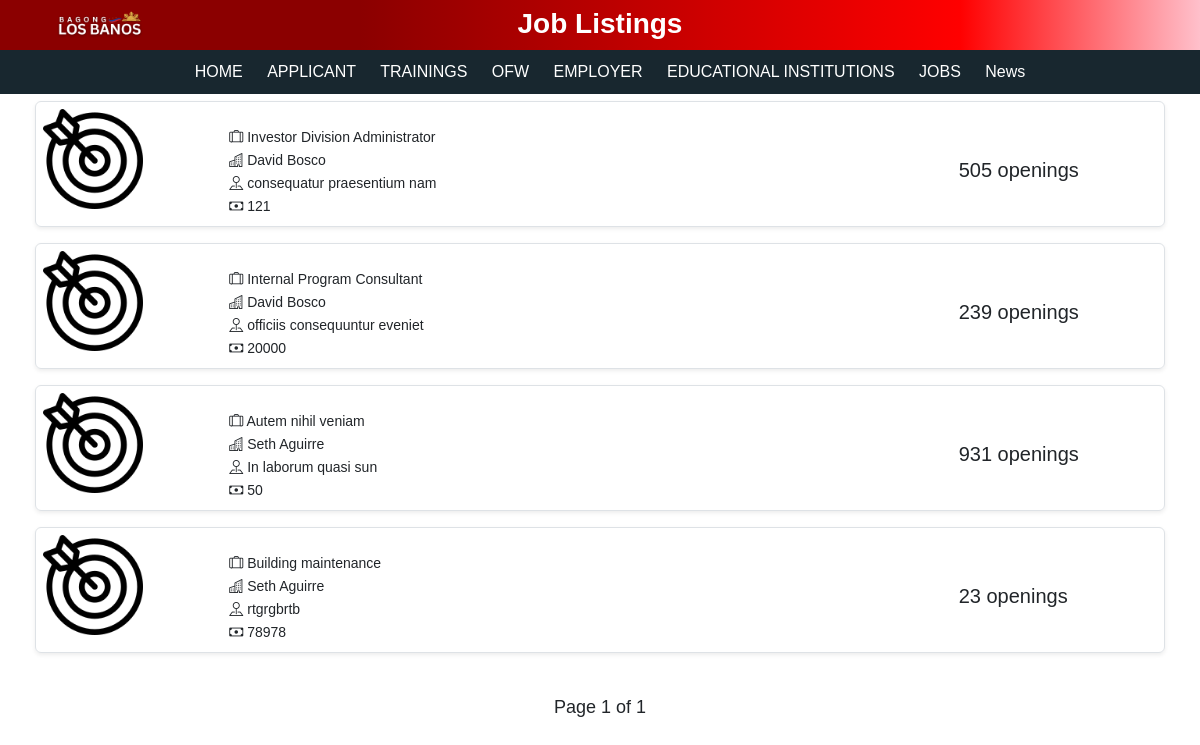
Before: /joblist.php with the older database file.
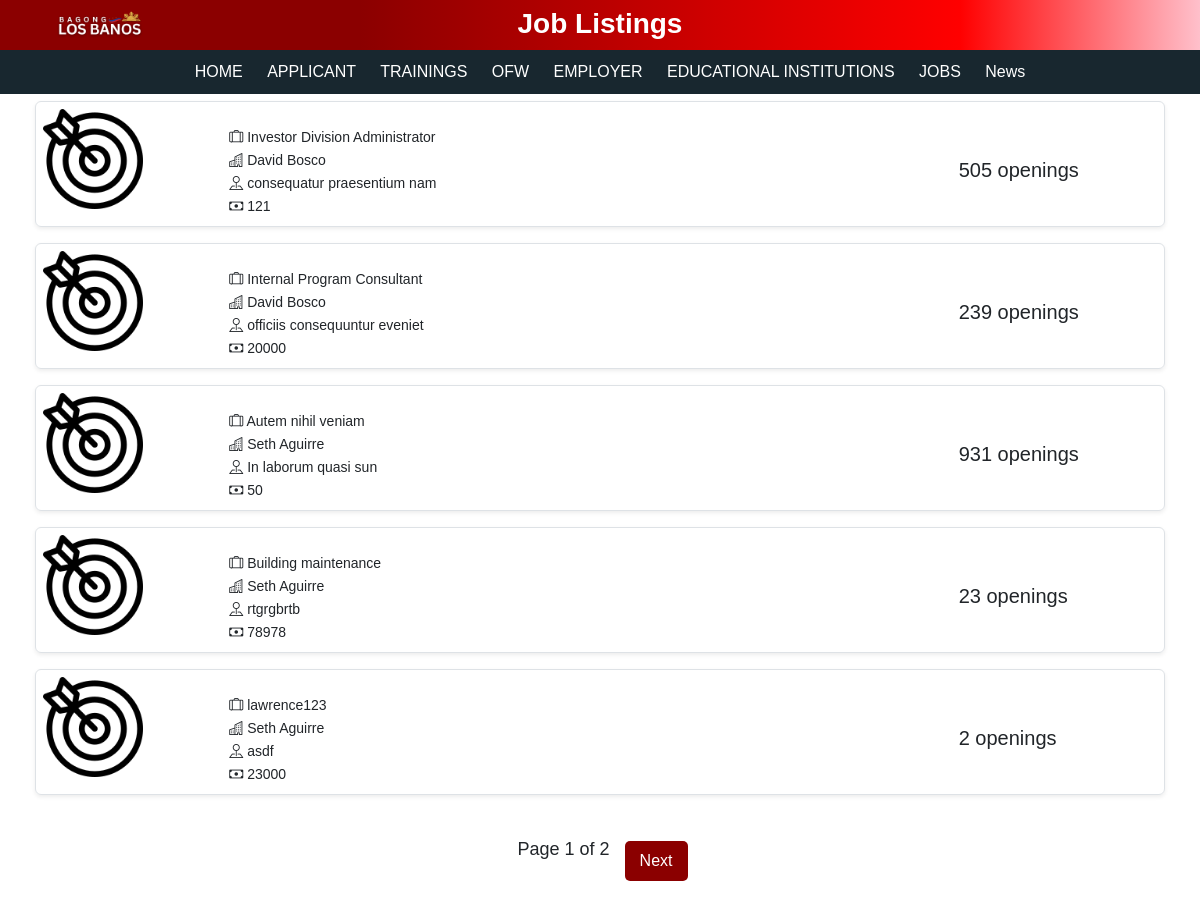
After: the same page with the newer database file.
### tables this page shows
CREATE TABLE `job_post` (
  `id` int(255) NOT NULL,
  `employer_id` int(255) NOT NULL,
  `job_title` varchar(255) NOT NULL,
  `company_name` varchar(255) NOT NULL,
  `job_type` varchar(255) NOT NULL,
  `salary` varchar(255) NOT NULL,
  `job_description` varchar(255) NOT NULL,
  `selected_option` varchar(255) NOT NULL,
  `vacant` int(255) NOT NULL,
  `requirement` varchar(255) NOT NULL,
  `work_location` varchar(255) NOT NULL,
  `education` varchar(255) NOT NULL,
  `remarks` varchar(255) NOT NULL,
  `date_posted` date NOT NULL,
  `is_active` tinyint(6) NOT NULL
);

### joblist.php (the view, shortened to what this page needs)
<?php
include 'db.php';
$limit = 5;
$page = isset($_GET['page']) ? (int)$_GET['page'] : 1;
$start = ($page - 1) * $limit;
$totalQuery = "SELECT COUNT(id) AS total FROM job_post WHERE is_active = 1";
$totalResult = $conn->query($totalQuery);
$totalRow = $totalResult->fetch_assoc();
$totalJobs = $totalRow['total'];
$totalPages = ceil($totalJobs / $limit);
$query = "SELECT id, job_title, company_name, salary, vacant, work_location FROM job_post WHERE is_active = 1 LIMIT $start, $limit";
$result = $conn->query($query);
?>
<!DOCTYPE html>
<html lang="en">
<head>
    <link href="https://cdn.jsdelivr.net/npm/bootstrap@5.3.0-alpha3/dist/css/bootstrap.min.css" rel="stylesheet">
    <link rel="stylesheet" href="https://cdn.jsdelivr.net/npm/bootstrap-icons/font/bootstrap-icons.css">
    <link rel="stylesheet" href="joblist.css">
</head>
<body>
<div class="header">
    <div class="container-fluid">
        <div class="row">
            <div class="col-md-2">
                <a href="index.php" style="display: block; text-decoration: none;">
                    <img src="img/logolb.png" alt="lblogo" style="height: 50px;">
                </a>
            </div>
            <div class="col-md-8">
                <h3 style="margin-top: 5px; font-weight: 900; color: #ffffff;">Job Listings</h3>
            </div>
        </div>
    </div>
</div>
<nav class="h2nd">
    <div>
        <span class="navbar-text text-white w-100 text-center">
            <a class="navlink" href="index.php">HOME</a>
            <a class="navlink" href="Applicant/applicant_login.php">APPLICANT</a>
            <a class="navlink" href="training/training_login.php">TRAININGS</a>
            <a class="navlink" href="ofw/ofw_login.php">OFW</a>
            <a class="navlink" href="employer/employer_login.php">EMPLOYER</a>
            <a class="navlink" href="institutions/institution_login.php">EDUCATIONAL INSTITUTIONS</a>
            <a class="navlink" href="#">JOBS</a>
            <a class="navlink" href="news.php">News</a>
        </span>
    </div>
</nav>
<div class="container container-fluid">
    <?php while ($row = $result->fetch_assoc()) { ?>
        <a href="jobdetails.php?id=<?= htmlspecialchars($row['id']) ?>" class="text-decoration-none text-dark">
            <div class="row job-row border rounded mb-3 shadow-sm" style="cursor: pointer;">
                <div class="col-md-2 justify-content-center">
                    <img src="img/mission.png" alt="Profile 1" class="img-fluid" style="width: 100px; height: 100px;">
                </div>
                <div class="col-md-8 row justify-content-start">
                    <div class="col-md-12 pt-3 text-start">
                        <div class="col"><p class="text-start"><i class="bi bi-suitcase-lg"></i> <?= htmlspecialchars($row['job_title']) ?></p></div>
                        <div class="col"><p class="text-start"><i class="bi bi-buildings"></i> <?= htmlspecialchars($row['company_name']) ?></p></div>
                        <div class="col"><p class="text-start"><i class="bi bi-pin-map"></i> <?= htmlspecialchars($row['work_location']) ?></p></div>
                        <div class="col"><p class="text-start"><i class="bi bi-cash"></i> <?= htmlspecialchars($row['salary']) ?></p></div>
                    </div>
                </div>
                <div class="col-md-2 pt-5 text-start">
                    <span class="ms-2 fs-5">
                        <?= htmlspecialchars($row['vacant']) ?> openings
                    </span>
                </div>
            </div>
        </a>
    <?php } ?>
</div>
<div class="pagination justify-content-center">
    <span>Page <?= $page ?> of <?= $totalPages ?></span>
    <?php if ($page < $totalPages): ?>
        <a href="?page=<?= $page + 1 ?>" class="next">Next</a>
    <?php endif; ?>
</div>
</body>
</html>

### joblist.css (style rules this page uses)
* { margin: 0; padding: 0; box-sizing: border-box; }
body { font-family: Arial, sans-serif; }
.header { background: linear-gradient(to right, #8B0000 30%, #FF0000 80%, #FFC0CB 100%); color: white; height: 50px; width: 100%; text-align: center; }
.pagination { text-align: center; margin: 20px 0; }
.pagination a { text-decoration: none; background-color: #8B0000; color: white; padding: 8px 15px; margin: 5px; border-radius: 5px; }
.pagination span { font-size: 18px; margin: 0 10px; }
.job-row { margin: 2px 0; padding: 5px; }
.job-row img { width: 80px; height: 80px; }
.job-row p { margin: 2px 0; font-size: 14px; }
.job-row span { font-size: 14px; }
.container { padding: 5px; }
.col-md-2, .col-md-8 { padding: 2px; }
a.navlink { color: #ffffff; position: relative; text-decoration: none; margin-left: 20px; }
a.navlink::before { content: ''; position: absolute; width: 100%; height: 4px; border-radius: 4px; background-color: #ffffff; bottom: 0; left: 0; transform-origin: right; transform: scaleX(0); transition: transform .3s ease-in-out; }
.h2nd { background-color: #18272F; height: auto; text-align: center; padding: 10px; }

Changed rows visible on the page:
added job_post: job_title "lawrence123", company_name "Seth Aguirre", work_location "asdf", salary "23000", vacant "2"
Other visible differences:
$totalPages: "1" → "2"
text now shown: "Next"
